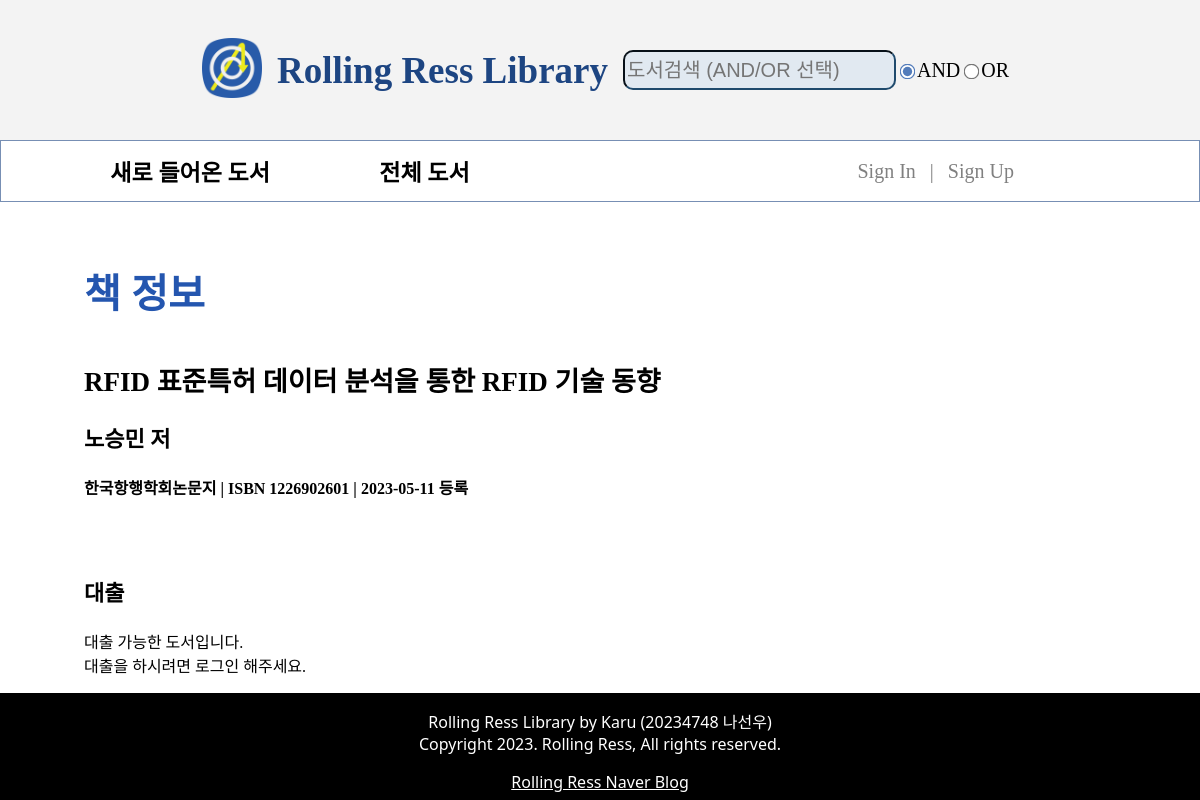
/books/about.php?isbn=1226902601, run on an earlier commit of the app's database.
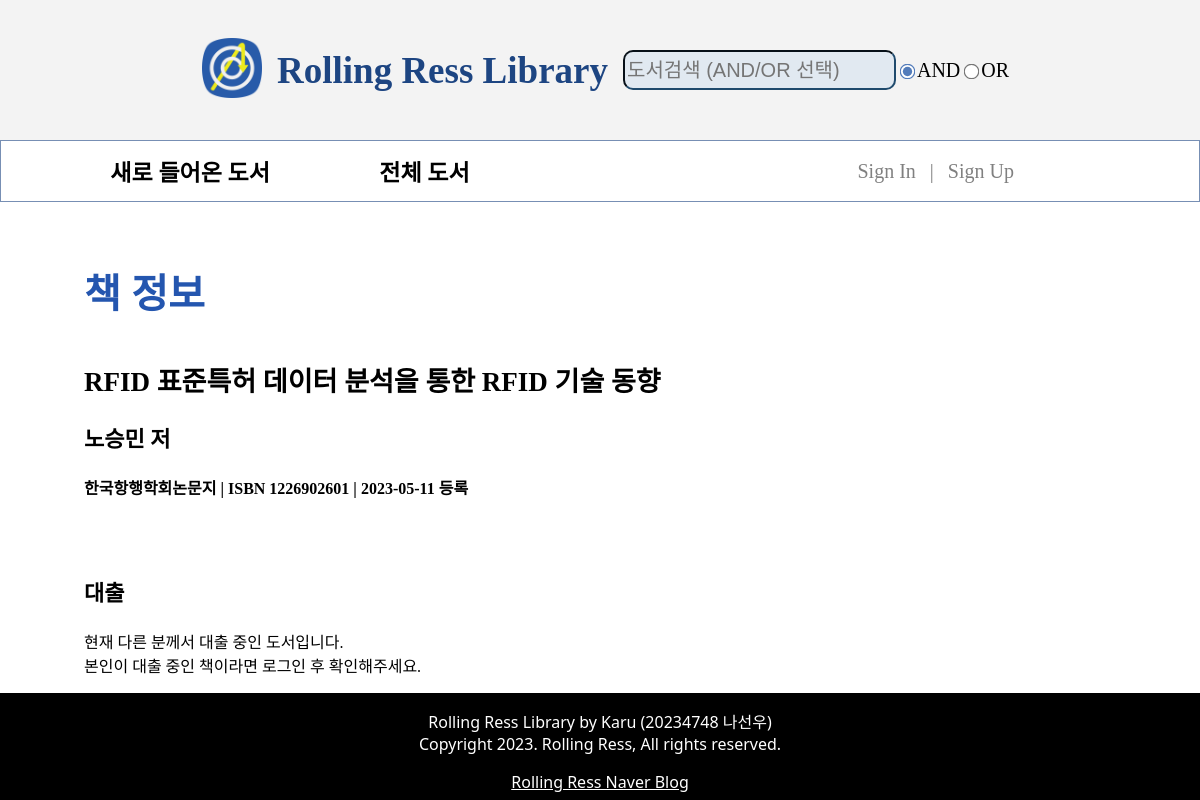
And on a later commit of the database.
### books/about.php (the view, shortened to what this page needs)
<?php
    include '../db/connect.php';
    $isbn = $_GET['isbn'];
    $stmt = $connect->prepare("SELECT info.*, price, published, link, details.isbn AS isbn_d
        FROM bookinfo AS info
        LEFT OUTER JOIN bookdetails AS details
        ON info.isbn = details.isbn
        WHERE info.isbn = ?");
    $stmt->bind_param('d', $isbn);
    $stmt->execute();
    $result = $stmt->get_result();
    $row = $result->fetch_array();
    $checked = $row['takenby'] != null;
?>
<!DOCTYPE html>
<html lang="ko">
<head>
    <link rel="stylesheet" href="/styles/pages/about.css">
    <link rel="stylesheet" href="/styles/attribute.css">
    <link rel="stylesheet" href="/styles/part/header.css">
    <link rel="stylesheet" href="/styles/part/nav.css">
    <link rel="stylesheet" href="/styles/part/footer.css">
</head>
<body>
    <header include-html="/htmls/header.html"></header>
    <nav include-html="/htmls/nav.html"></nav>
    <article>
    <h1>책 정보</h1>
    <h2><? echo $row['title'] ?></h2>
    <h3><? echo $row['author'] ?> 저</h3>
    <b><? echo $row['publisher'] ?> | ISBN <? echo $row['isbn'] ?> | <? echo $row['uploaded'] ?> 등록</b>
    <br><br>
    <br><br>
    <h3>대출</h3>
    <?php if ($checked):   ?>
        <?php if (isset($_COOKIE['userlevel'])):  ?>
            <?php if ($_COOKIE['userlevel'] == $row['takenby']):  ?>
                <p>이미 대출 중인 도서입니다. '마이페이지'에서 확인 가능합니다.</p>
                <form name="bookForm" method="post" action="../db/return.php?isbn=<? echo $isbn ?>">
                    <input type="button" value="반납하기">
                </form>
            <? else: ?>
                <p>현재 다른 분께서 대출 중인 도서입니다.</p>
            <? endif; ?>
        <? else: ?>
            <p>현재 다른 분께서 대출 중인 도서입니다.
                <br>본인이 대출 중인 책이라면 로그인 후 확인해주세요.
            </p>
        <? endif; ?>
    <?php else:  ?>
        <?php if (isset($_COOKIE['userlevel'])):  ?>
            <p>대출 가능한 도서입니다.</p>
            <form name="bookForm" method="post" action="../db/checkout.php?isbn=<? echo $isbn ?>">
                <input type="button" value="대출하기">
            </form>
        <? else: ?>
            <p>대출 가능한 도서입니다.<br>대출을 하시려면 로그인 해주세요.</p>
        <? endif; ?>
    <?php endif;   ?>
    </article>
    <footer include-html="/htmls/footer.html"></footer>
</body>
</html>

What changed in the data, as far as the page shows it:
changed bookinfo "RFID 표준특허 데이터 분석을 통한 RFID 기술 동향": takenby empty → "admin" (drawn)
Also different on the page:
text no longer shown: "대출 가능한 도서입니다. 대출을 하시려면 로그인 해주세요."
text now shown: "현재 다른 분께서 대출 중인 도서입니다. 본인이 대출 중인 책이라면 로그인 후 확인해주세요."
